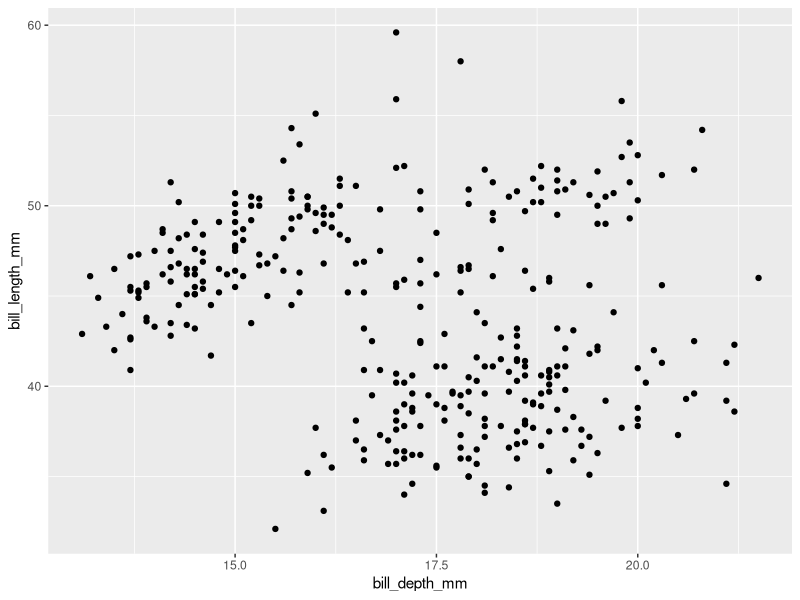
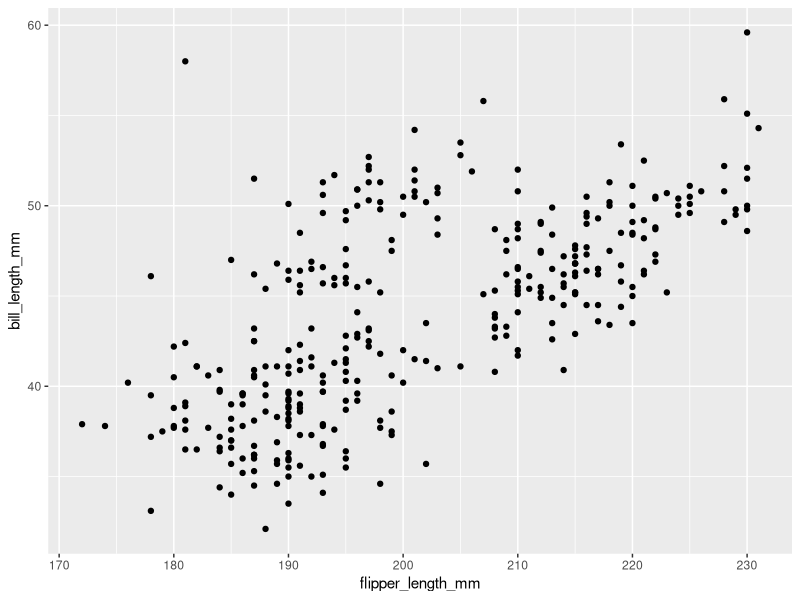
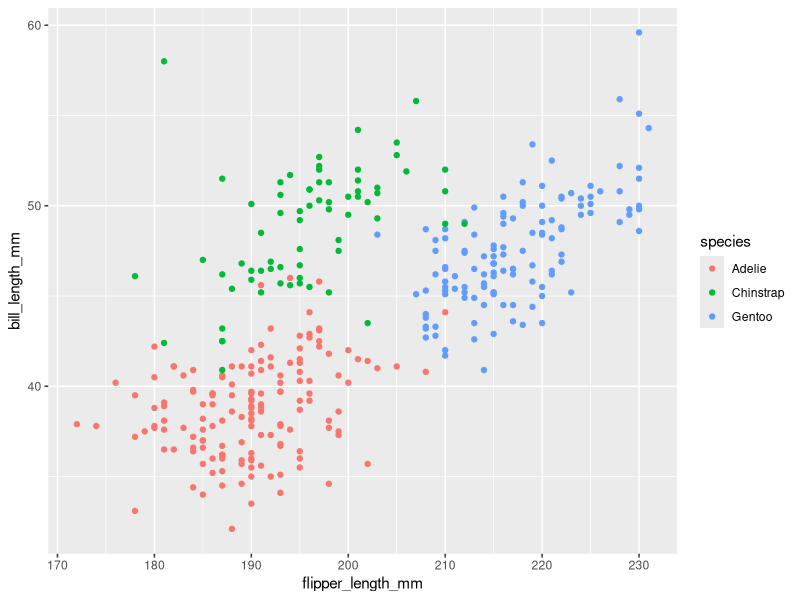
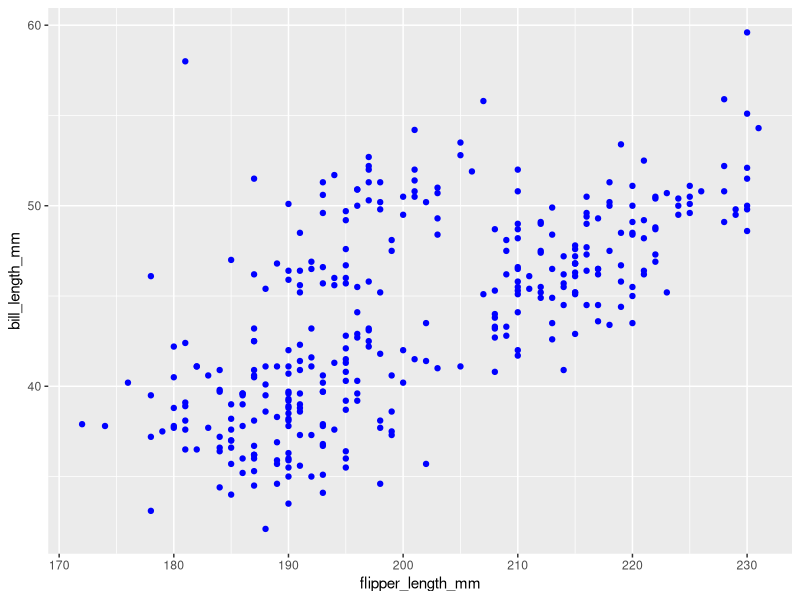
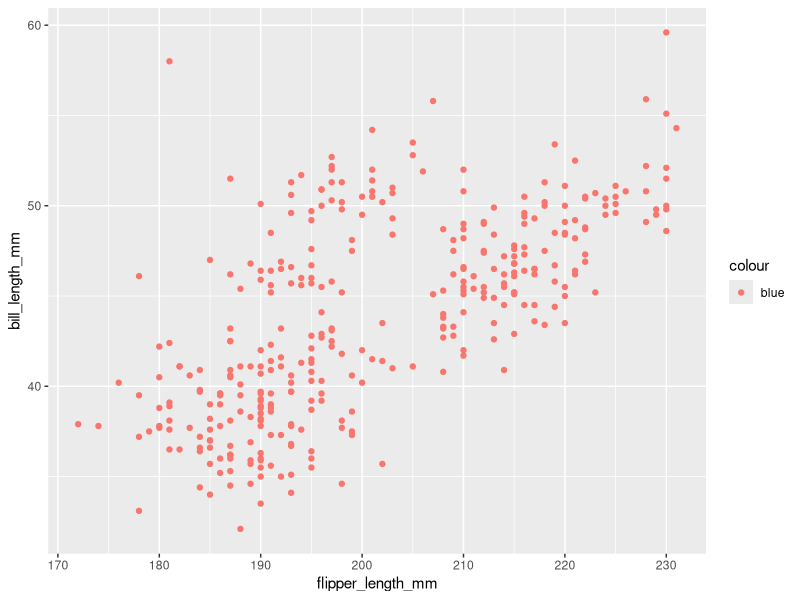

Source code (R) for these figures, in order: (Note: this script raises an error after producing the figures.)
## ---- chunk 1
knitr::opts_chunk$set(echo = TRUE)
## ---- chunk 2
install.packages("tidyverse")
## ---- chunk 3
library(tidyverse)
## ---- chunk 4
# install.packages("palmerpenguins")
library(palmerpenguins)
## ---- chunk 5
data("penguins")
## ---- chunk 6
penguins
## ---- chunk 7
str(penguins)
## ---- chunk 8
summary(penguins)
## ---- chunk 9
str(penguins)
## ---- chunk 10
mean(penguins$body_mass_g, na.rm = TRUE)
## ---- chunk 11
median(penguins$flipper_length_mm, na.rm = T)
## ---- chunk 12
# View(penguins)
## ---- chunk 13
penguins[, 1]
penguins[1, ]
penguins[1:10,]
penguins[,1:5]

penguins[1:10, 1:5]

penguins[seq(from = 2, to = 60, by = 2),]
## ---- chunk 14
nrow(penguins)
ncol(penguins)
dim(penguins)
## ---- chunk 15
penguins[seq(from = 2, to = nrow(penguins), by = 2),]
## ---- chunk 16
penguin_islands <- unique(penguins$island)
## ---- chunk 17
unique(penguins$bill_length_mm)
## ---- chunk 18
length(unique(penguins$bill_length_mm))
## ---- chunk 19
str(penguins)
summary(penguins)
## ---- chunk 20
ggplot(data = penguins,
       aes(x = bill_depth_mm,
           y = bill_length_mm)) +
  geom_point()
## ---- chunk 21
ggplot(data = penguins,
       aes(x = flipper_length_mm,
           y = bill_length_mm)) +
  geom_point()
## ---- chunk 22
ggplot(data = penguins,
       aes(x = flipper_length_mm,
           y = bill_length_mm,
           color = species)) +
  geom_point()
## ---- chunk 23
ggplot(data = penguins,
       aes(x = flipper_length_mm,
           y = bill_length_mm)) +
  geom_point(color = "blue")
## ---- chunk 24
ggplot(data = penguins,
       aes(x = flipper_length_mm,
           y = bill_length_mm,
           color = "blue")) +
  geom_point()
## ---- chunk 25
ggplot(data = penguins,
       aes(x = flipper_length_mm,
           y = bill_length_mm)) +
  geom_point(color = species)
## ---- chunk 26
ggplot(data = penguins,
       aes(x = flipper_length_mm,
           y = bill_length_mm)) +
  geom_point() +
  geom_smooth()
## ---- chunk 27
ggplot(data = penguins,
       aes(x = flipper_length_mm,
           y = bill_length_mm,
           color = species)) +
  geom_point() +
  geom_smooth()
## ---- chunk 28
ggplot(data = penguins,
       aes(x = flipper_length_mm,
           y = bill_length_mm)) +
  geom_point(aes(color = species)) +
  geom_smooth(aes(group = species),
              color = "black")
## ---- chunk 29
ggplot(data = penguins,
       aes(x = flipper_length_mm,
           y = bill_length_mm)) +
  geom_point(aes(color = species)) +
  geom_smooth(aes(group = species),
              color = "black") +
  facet_grid(~ species)
## ---- chunk 30
ggplot(data = penguins,
       aes(x = flipper_length_mm,
           y = bill_length_mm)) +
  geom_point(aes(color = species)) +
  geom_smooth(aes(group = species),
              color = "black") +
  facet_grid(island ~ species)
## ---- chunk 31
ggplot(data = penguins,
       aes(x = flipper_length_mm,
           y = bill_length_mm)) +
  geom_point(aes(color = species)) +
  geom_smooth(aes(group = species),
              color = "black") +
  facet_wrap(~ species, ncol = 2)
## ---- chunk 32
ggplot(data = penguins) +
  geom_bar(aes(x = species,
               fill = island))
## ---- chunk 33
ggplot(data = penguins) +
  geom_bar(aes(x = species,
               fill = island),
           position = "dodge")
## ---- chunk 34
ggplot(data = penguins) +
  geom_histogram(aes(x = bill_length_mm,
                     fill = species),
                 bins = 50)
## ---- chunk 35
ggplot(data = penguins) +
  geom_boxplot(aes(x = body_mass_g,
                   y = species))
## ---- chunk 36
ggplot(data = penguins,
       aes(x = bill_length_mm,
           y = flipper_length_mm)) +
  geom_point()
## ---- chunk 37
data("mpg")
## ---- chunk 38
mpg
## ---- chunk 39
ggplot(data = mpg,
       aes(x = cty,
           y = hwy,
           color = as.factor(cyl))) +
  geom_point(size = .5) +
  facet_wrap(~ model, ncol = 8)
## ---- chunk 40
ggplot(data = mpg,
       aes(x = cyl)) +
  geom_bar(width = 0.9) +
  facet_grid(~year)
